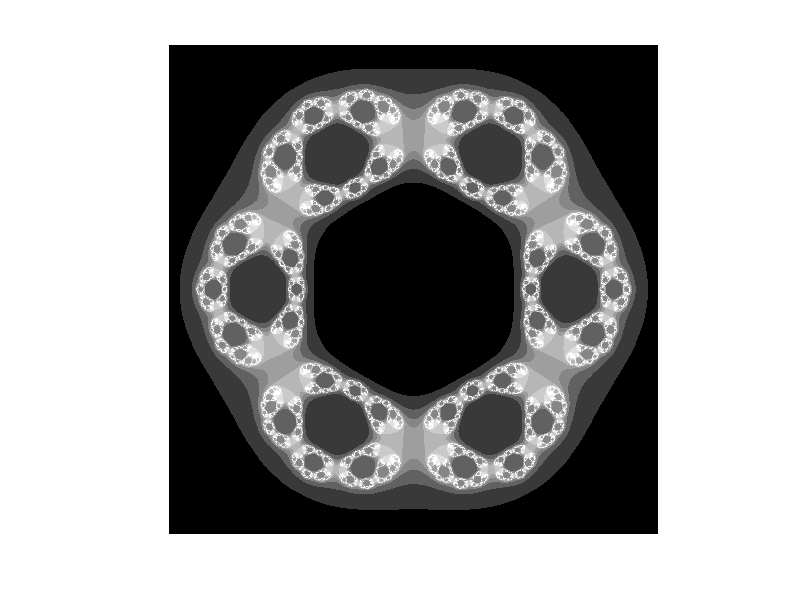

Here is the MATLAB script that generated this plot:
%matlab
s=1000;
I=zeros(s,s);
w=2.4;
d=w/s;
m=50;
r=1.4;
a=0.18+0*i;
n=3;
for h=1:s
 for k=1:s
  z=(h-s/2)*d+i*(k-s/2)*d;
  c=0;
  while (abs(z)<r)&(c<m)
   c=c+1;
   z=z^n+a/z^(n);
  end
   if (c<m)&(c>0)
    I(h,k)=min(2,c^0.3)-1;
   end
 end
end
imshow(I,[])
imwrite(I,"bugs.jpg")